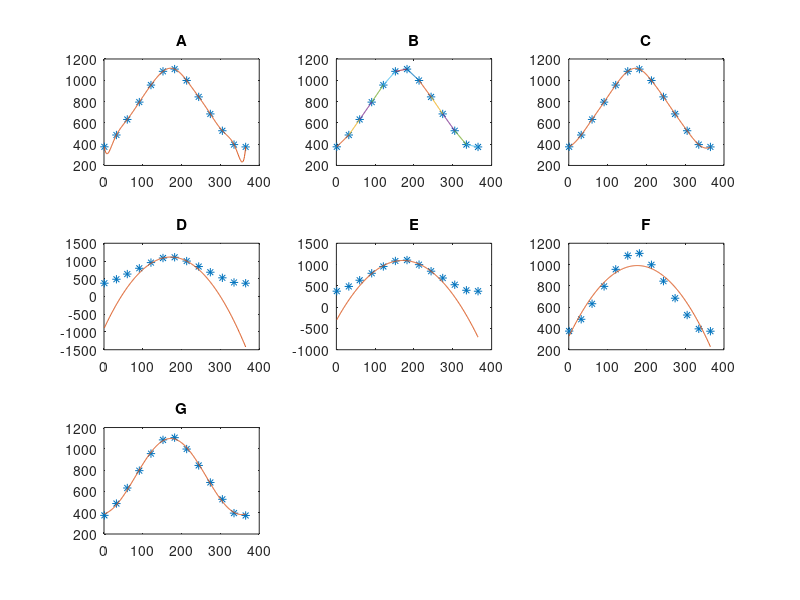

Here is the MATLAB script that generated this plot:
clc

%Fredrik Möller, Johan Kindlundh, SF1514

format long
disp('uppgift 4');
datum=[1,32,60,91,121,152,182,213,244,274,305,335,365];
%enligt den gregorianska kalendern
%Datum motsvarar vilken dag i ordningen på året, detta kommer motsvara
%våran X-variabel
timmar=[6,8,10,13,15,18,18,16,14,11,8,6,6];
%Timmarna angivan i tabellen
minuter=[15,06,32,15,55,04,25,38,04,24,46,36,14];
%minutrarna angivan i tabellen
tid=(timmar*60)+minuter;
%Totala tiden i minuter, detta kommer motsvara våran Y-variabel
a=1:365;
% a kommer att motsvara samtliga 365 dagar på året, till plottning

disp('A')
disp('Ett interpolationspolynom som går genom samtliga punkter.')
Pa=polyfit(datum,tid,12)
%Bestämmer konstanterna till polynomet, i detta fall en 12gradare då det
%finns 13 mätpunkter att ta hänsyn till, 13 konstanter
yA=polyval(Pa,a);
%Bestämmer antal soltimmar för respektive dag utifrån den 12tegradare som
%skapats ovan i polyfit. 
subplot(3,3,1)
plot(datum,tid,'*');
title('A')
hold on
plot(a,yA);
hold off
%plottar mätdata och funktionskurva

disp('B');
disp('Styckvis linjär interpolation genom samtliga punkter.')
subplot(3,3,2);
plot(datum,tid,'*');
%plottar mätdata
title('B')
hold on
for i=1:length(datum)-1
    % till length(datum)-1 då det inte går att dra en linnje från den sista punkten
    B=datum(i):datum(i+1);
    yB=(tid(i)+(((tid(i+1)-tid(i))/(datum(i+1)-datum(i))*(B-datum(i)))));
    %Linjär interpolation mellan två mätdata efter varandra
    plot(B,yB);
    %plottar varje linje
end
hold off
%totalt 2*12 konstanter, 24 konstanter


disp('C');
disp('Splines-approximation genom samtliga punkter.')
subplot(3,3,3);
yC=spline(datum,tid,a);
%kubisa splines-aproximation, varje  linje mellan två mätdata är en
%tredjegradare och kräver därför 4 konstanter, det är 12 linjer och därmed
%48 konstanter.
plot(datum,tid,'*',a,yC);
title('C')

disp('D');
disp('Ett andragradspolynom som bara använder data från 1 juni till 1 augusti för att bestämma koefficienterna.')
subplot(3,3,4);
PD=polyfit(datum(6:8),tid(6:8),2)
%bestämmer 3 konstanter utifrån mätdata
yD=polyval(PD,a);
%Bestämmer antal soltimmar för respektive dag utifrån den andragradare som
%skapats ovan i polyfit.
plot(datum,tid,'*');
title('D')
hold on
plot(a,yD);
hold off


disp('E');
disp('Ett minstakvadratanpassat andragradspolynom som bara använder data from 1 apriltom 1 september för att bestämma koefficienterna.')
subplot(3,3,5);
PE=polyfit(datum(4:9),tid(4:9),2)
%bestämmer 3 konstanter utifrån mätdata
yE=polyval(PE,a);
%Bestämmer antal soltimmar för respektive dag utifrån den andragradare som
%skapats ovan i polyfit.
plot(datum,tid,'*');
title('E')
hold on
plot(a,yE);
hold off

disp('F');
disp('Ett minstakvadratanpassat andragradspolynom som använder samtliga data from 1januari tom 31 december')
subplot(3,3,6);
PF=polyfit(datum,tid,2)
%bestämmer 3 konstanter utifrån mätdata
yF=polyval(PF,a);
%Bestämmer antal soltimmar för respektive dag utifrån den andragradare som
%skapats ovan i polyfit.
plot(datum,tid,'*');
title('F')
hold on
plot(a,yF);
hold off

disp('G')
disp('Funktionen y = c1 +c2 cos (w ∗ x)+c3 sin (w ∗ x) minstakvadratanpassd till samtliga data från 1 januari till 31 december där w = 2π/365 (dvs periodtiden 1 år)')
subplot(3,3,7);
datumt=datum';
tidt=tid';
w=(2*pi)/365;
A=[datumt.^0, cos(w.*datumt), sin(w.*datumt)];
%A*CG=tidt
CG=A\tidt
%bestämmer minstakvadratanpassningen till mätdata, tre konstanter
yG=CG(1)+CG(2).*cos(w.*a)+CG(3).*(sin(w*a));
plot(datum,tid,'*')
hold on
plot(a,yG);
hold off
title('G')

disp('a')
disp('vilken ansats behövdes flest koefficienter beräknas (totalt över hela intervallet)? Hur många koefficienter är det?')
disp('splinesaproximationen, 48 konstanter')

disp('b')
disp('Fyra av ansatserna behövde bara beräkna 3 koefficienter totalt, vilka?')
disp('D, E, F, G')

disp('c')
disp('Vilken metod är bäst för att beräkna årets längsta dag? Varför? Vad blir soltiden?')
disp('graf D-G residualvektor: ')
rD=[tid(6:8)-polyval(PD,datum(6:8))]'
rE=[tid(4:9)-polyval(PE,datum(4:9))]'
rF=[tid-polyval(PF,datum)]'
rG=tidt-A*CG
disp('årets längsta dag')
disp('då det mätdata som funktionen är anpassad till ligger nära och på varsin sida om punkten för flest soltimmar samt att residualvektorn är liten och varierande i tecken används funktion D')
%A-C är inte lämpliga aproximationer då de går igenom samtliga punkter och
%kan därför anses som "för bra" då mätdatat naturligtvis innehåller mätfel. 
disp(max(yD))
% med max Ser vilket a som korresponderar med det högsta yD värdet

disp('d')
disp('Vilken metod är bäst för att beräkna värdet på julafton? Varför? Vad blir soltiden?')
disp('vi använder G funktionen då den har en teckenvarierande och relativt liten residualvektor för hela spannet av mätdata. ')
disp(yG(358))

disp('e')
disp('Vilken metod tycker du var bäst? Varför?')
disp('G då residualen varierar i tecken och är liten över hela spannet av mätdata')

disp('f')
disp('Vad i ditt program behöver ändras om du i stället för soltid hade fått en tabell över solens upp- och nedgång, dvs två klockslag per rad?')
disp('det enda som skulle behöva ändras är hur tid-vektorn framställs, nedgång-uppgång')
